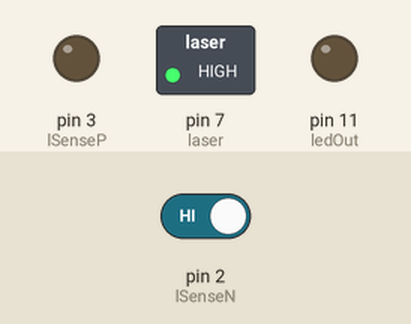
A sketch run on a simulated Arduino Uno, built with avr-gcc and run on an emulated ATmega328P. Shown: switched loads named in the sketch (green lamp = pin HIGH), output pins drawn as LEDs (lit = HIGH). The test bench sets the inputs (shaded band); at power-on: pin 2 (lSenseN) HIGH. What the sketch prints to the serial monitor is not drawn.

Above: at 0.21 s.
Timing chart, 0 to 1.9 s (numbered marks = the images above):
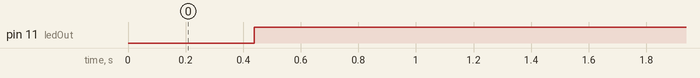

Measured:
- by itself, pin 11 (ledOut): LOW → HIGH at 0.44 s

The sketch:

lSense.ino
```cpp
unsigned int lSenseN = 2;
unsigned int lSenseP = 3;
unsigned int laser = 7;
unsigned int ledOut = 11;

int brightness = 0;

void setup() {
  Serial.begin(9600);

  pinMode(ledOut, OUTPUT);
  pinMode(laser, OUTPUT);

  digitalWrite(laser, HIGH);
}

void loop() {
  unsigned long int j = 0;

  pinMode(lSenseN,OUTPUT);
  pinMode(lSenseP,OUTPUT);
  digitalWrite(lSenseN,HIGH);
  digitalWrite(lSenseP,LOW);

  pinMode(lSenseN,INPUT);
  digitalWrite(lSenseN,LOW);

  for (j = 0; j < 100000; j++) {
    if (digitalRead(lSenseN) == 0) break;
  }

  if (j > 50000)
    digitalWrite(ledOut, HIGH);
  else
    digitalWrite(ledOut, LOW);

  /*
  if (j < 20000) {
    for (brightness = 255; brightness >= 0; brightness--) {
      analogWrite(ledOut, brightness);
      delay(10);
    }
  }
  */

  Serial.println(j);
}
```
